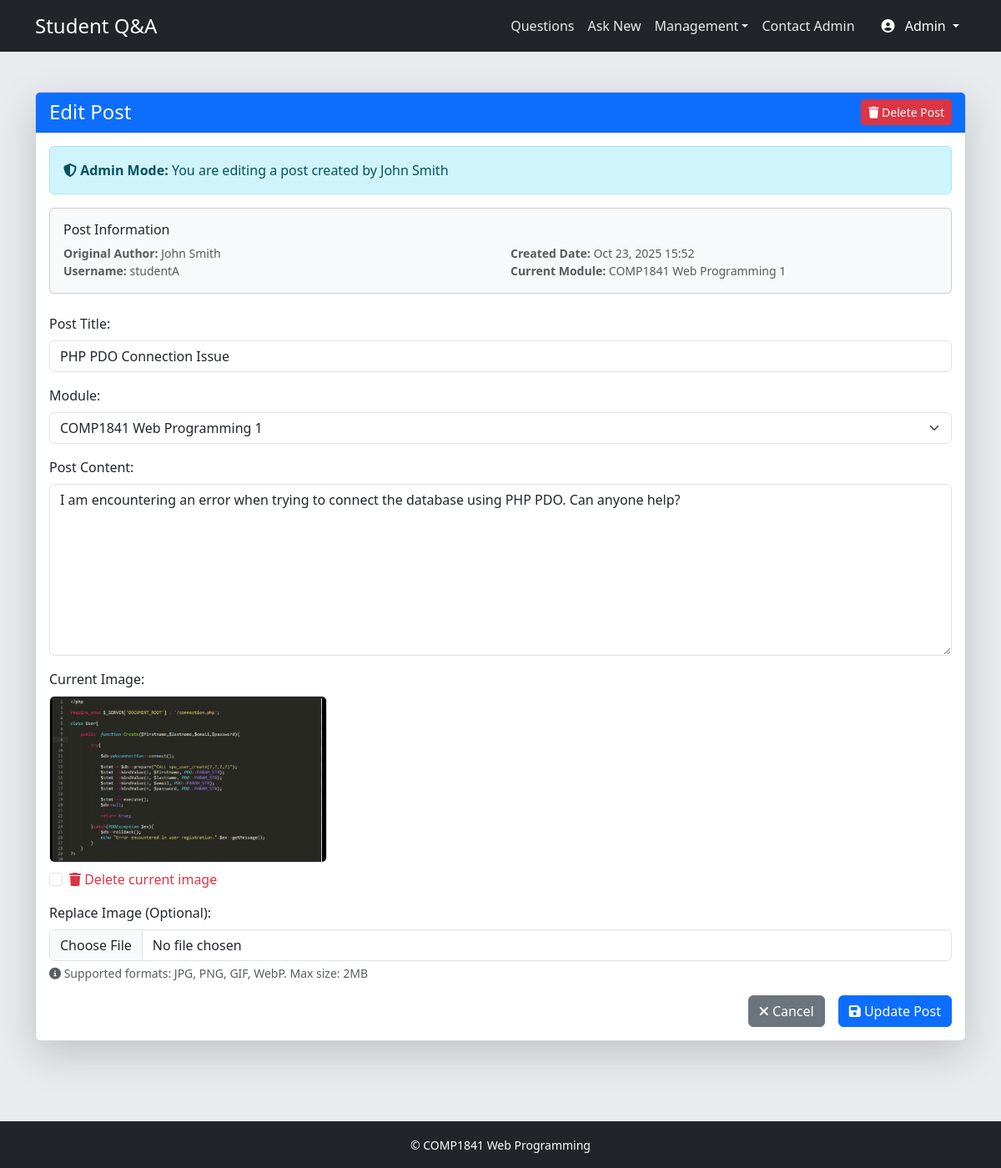
Page /cw1841/edit_post.php?id=2 (signed in) on the committed database.
### tables this page shows
CREATE TABLE `posts` (
  `PostID` int(11) NOT NULL AUTO_INCREMENT,
  `UserID` int(11) NOT NULL,
  `ModuleID` int(11) NOT NULL,
  `Title` varchar(255) NOT NULL,
  `Content` text DEFAULT NULL,
  `ImagePath` varchar(255) DEFAULT NULL,
  `PostDate` datetime DEFAULT current_timestamp(),
  PRIMARY KEY (`PostID`),
  KEY `idx_posts_user` (`UserID`),
  KEY `idx_posts_module` (`ModuleID`),
  KEY `idx_posts_date` (`PostDate`),
  CONSTRAINT `posts_ibfk_1` FOREIGN KEY (`UserID`) REFERENCES `users` (`UserID`) ON DELETE CASCADE,
  CONSTRAINT `posts_ibfk_2` FOREIGN KEY (`ModuleID`) REFERENCES `modules` (`ModuleID`) ON DELETE CASCADE
);

CREATE TABLE `users` (
  `UserID` int(11) NOT NULL AUTO_INCREMENT,
  `Username` varchar(50) NOT NULL,
  `Password` varchar(255) NOT NULL,
  `Name` varchar(100) NOT NULL,
  `DateOfBirth` date DEFAULT NULL,
  `PhoneNumber` varchar(15) DEFAULT NULL,
  `Email` varchar(100) NOT NULL,
  `Position` varchar(50) DEFAULT NULL,
  `Avatar` varchar(255) DEFAULT NULL,
  PRIMARY KEY (`UserID`),
  UNIQUE KEY `Username` (`Username`),
  UNIQUE KEY `Email` (`Email`)
);

CREATE TABLE `modules` (
  `ModuleID` int(11) NOT NULL AUTO_INCREMENT,
  `ModuleName` varchar(100) NOT NULL,
  PRIMARY KEY (`ModuleID`),
  UNIQUE KEY `ModuleName` (`ModuleName`)
);

### cw1841/edit_post.php (the view, shortened to what this page needs)
<?php
include 'config.php';
$modules = [];
$post = null;
$post_id = $_GET['id'] ?? null;
try {
    $pdo = new PDO($dsn, $user, $pass);
    $pdo->setAttribute(PDO::ATTR_ERRMODE, PDO::ERRMODE_EXCEPTION);
    $sql_post = 'SELECT p.PostID, p.Title, p.Content, p.ImagePath, p.UserID, p.PostDate,
                         u.Username, u.Name AS AuthorName, u.Email AS AuthorEmail,
                         m.ModuleID, m.ModuleName
                 FROM posts p
                 INNER JOIN users u ON p.UserID = u.UserID
                 INNER JOIN modules m ON p.ModuleID = m.ModuleID
                 WHERE p.PostID = :post_id';
    $stm_post = $pdo->prepare($sql_post);
    $stm_post->bindParam(':post_id', $post_id, PDO::PARAM_INT);
    $stm_post->execute();
    $post = $stm_post->fetch(PDO::FETCH_ASSOC);
    $is_author = ($post['UserID'] == $_SESSION['user_id']);
    $is_admin = ($_SESSION['is_admin'] ?? false);
    $stmt = $pdo->prepare("SELECT ModuleID, ModuleName FROM modules ORDER BY ModuleName");
    $stmt->execute();
    $modules = $stmt->fetchAll(PDO::FETCH_ASSOC);
} catch (PDOException $e) {
    $message = "Database Error: " . $e->getMessage();
}
include 'header.php';
?>
<div class="card shadow-lg">
    <div class="card-header text-center bg-primary text-white d-flex justify-content-between align-items-center">
        <h4 class="mb-0">Edit Post</h4>
        <a href="delete_post.php?id=<?= $post['PostID'] ?>" class="btn btn-danger btn-sm"
           onclick="return confirm('Are you sure you want to delete this post?')">
            <i class="fas fa-trash"></i> Delete Post
        </a>
    </div>
    <div class="card-body">
        <?php if ($is_admin && !$is_author): ?>
            <div class="alert alert-info">
                <i class="fas fa-shield-alt"></i> <strong>Admin Mode:</strong> You are editing a post created by <?= htmlspecialchars($post['AuthorName']) ?>
            </div>
        <?php endif; ?>
        <div class="card mb-4 bg-light">
            <div class="card-body">
                <h6 class="card-title">Post Information</h6>
                <div class="row small text-muted">
                    <div class="col-md-6">
                        <strong>Original Author:</strong> <?= htmlspecialchars($post['AuthorName']) ?><br>
                        <strong>Username:</strong> <?= htmlspecialchars($post['Username']) ?>
                    </div>
                    <div class="col-md-6">
                        <strong>Created Date:</strong> <?= date('M d, Y H:i', strtotime($post['PostDate'])) ?><br>
                        <strong>Current Module:</strong> <?= htmlspecialchars($post['ModuleName']) ?>
                    </div>
                </div>
            </div>
        </div>
        <form method="POST" action="edit_post.php?id=<?= $post['PostID'] ?>" enctype="multipart/form-data">
            <div class="mb-3">
                <label class="form-label">Post Title:</label>
                <input type="text" name="title" class="form-control" required
                       value="<?= htmlspecialchars($post['Title']) ?>"
                       placeholder="Enter your post title...">
            </div>
            <div class="mb-3">
                <label class="form-label">Module:</label>
                <select name="module_id" class="form-select" required>
                    <?php foreach ($modules as $module): ?>
                        <option value="<?= htmlspecialchars($module['ModuleID']) ?>"
                                <?= ($module['ModuleID'] == $post['ModuleID']) ? 'selected' : '' ?>>
                            <?= htmlspecialchars($module['ModuleName']) ?>
                        </option>
                    <?php endforeach; ?>
                </select>
            </div>
            <div class="mb-3">
                <label class="form-label">Post Content:</label>
                <textarea name="content" class="form-control" rows="8" required
                          placeholder="Describe your post in detail..."><?= htmlspecialchars($post['Content']) ?></textarea>
            </div>
            <div class="mb-3">
                <label class="form-label">Current Image:</label>
                <?php if (!empty($post['ImagePath']) && file_exists($post['ImagePath'])): ?>
                    <div class="mb-2">
                        <img src="<?= htmlspecialchars($post['ImagePath']) ?>"
                             class="img-fluid rounded border"
                             alt="Current image"
                             style="max-height: 200px;">
                        <div class="form-check mt-2">
                            <input class="form-check-input" type="checkbox" name="delete_image" id="delete_image">
                            <label class="form-check-label text-danger" for="delete_image">
                                <i class="fas fa-trash"></i> Delete current image
                            </label>
                        </div>
                    </div>
                <?php else: ?>
                    <p class="text-muted"><i class="fas fa-image"></i> No image attached</p>
                <?php endif; ?>
            </div>
            <div class="mb-3">
                <label class="form-label">Replace Image (Optional):</label>
                <input type="file" name="image" class="form-control"
                       accept="image/jpeg,image/png,image/gif,image/webp">
                <div class="form-text">
                    <i class="fas fa-info-circle"></i> Supported formats: JPG, PNG, GIF, WebP. Max size: 2MB
                </div>
            </div>
            <div class="d-grid gap-2 d-md-flex justify-content-md-end">
                <a href="view_post.php?id=<?= $post['PostID'] ?>" class="btn btn-secondary me-md-2">
                    <i class="fas fa-times"></i> Cancel
                </a>
                <button type="submit" class="btn btn-primary">
                    <i class="fas fa-save"></i> Update Post
                </button>
            </div>
        </form>
    </div>
</div>
<?php
include 'footer.php';
?>

### cw1841/header.php (style rules this page uses)
body { background-color: #e9ecef; }

### rows in the picture
posts: UserID.Name "John Smith", UserID.Username "studentA", PostDate "Oct 23, 2025 15:52", ModuleID.ModuleName "COMP1841 Web Programming 1", title "PHP PDO Connection Issue", content "I am encountering an error when trying to connect the database using PHP PDO. Can anyone help?", ImagePath (picture)

### other values in the picture
$_SESSION['name'] "Admin"
form field module_id "COMP1841 Web Programming 1"
